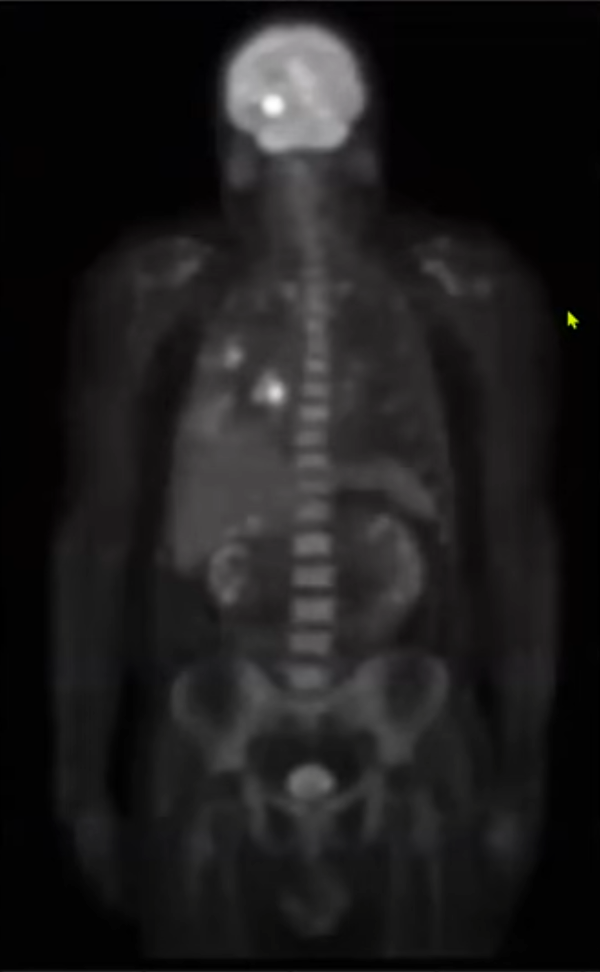
#> input picture flaskr/tools/sk_image/holimorfic.png, 600 x 972 px, found by its file name
$ python holimorfic.py
#> lines starting #> are read from the running program, lines starting #| are printed output that depends on the picture
import numpy as np
import cv2
from matplotlib import pyplot as plt
# from scipy.fft import fft, ifft, fft2, ifft2

gray_img = cv2.imread('flaskr/tools/sk_image/holimorfic.png', cv2.IMREAD_GRAYSCALE)
#> gray_img: shape (972, 600); min 0, max 255, mean 28.1
#Load the image 'me2.jpg' in grayscale
# gray_img = cv2.imread(r'C:\pyProj\yaniv\test\holimorfic.png', 0) # Read the image in grayscale
#Homomorphic filter function
def homomorphic_filter(image, d0=20, rL=0.5, rH=0.5):
    #Convert the image to logarithmic space
#> called with d0 = 20, rL = 0.5, rH = 0.5
    img_log = np.log1p(np.array(image, dtype="float"))
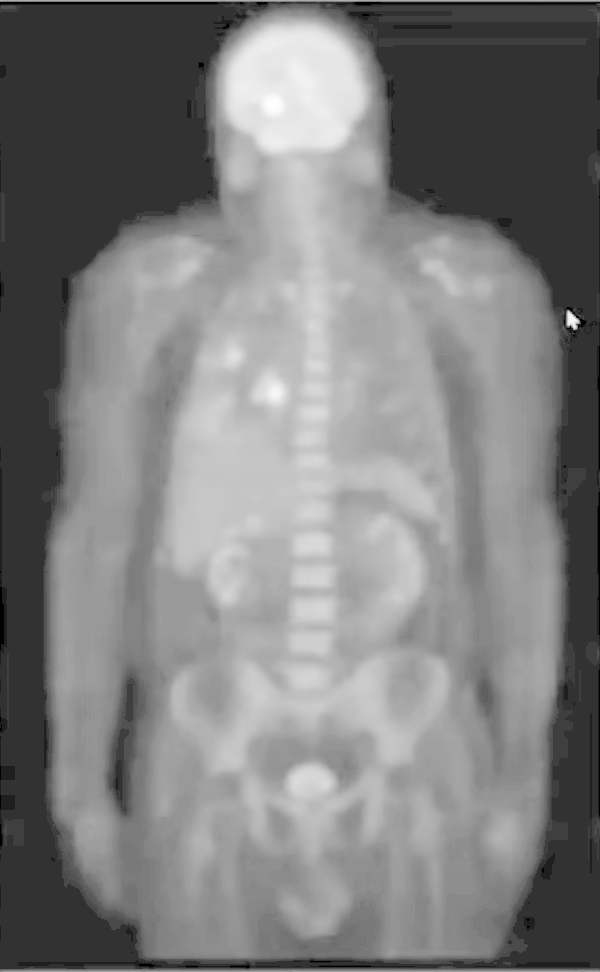
#> img_log: shape (972, 600) float64; min 0, max 5.55, mean 2.75; drawn with min black and max white
    # Perform Fourier transform
    dft = np.fft.fft2(img_log)
    dft_shift = np.fft.fftshift(dft)
    #Get the image dimensions
    rows, cols= image.shape
#> rows = 972; cols = 600
    crow, ccol = rows // 2, cols // 2
#> crow = 486; ccol = 300
    #Create a mask for filtering
    mask = np.ones((rows, cols), dtype=np.float32)
    for i in range(rows):
        for j in range(cols):
            d = np.sqrt((i - crow)**2 +(j - ccol)**2)
            mask[i, j] = (rH-rL) * (1 - np.exp(-((d**2) / (d0**2)))) + rL
#> mask: shape (972, 600) float32; every value is 0.5
    #Apply the filter to the fre frequency image
    dft_shift = dft_shift * mask
    #Perform the inverse Fourier transform
    dft_ishift = np.fft.ifftshift(dft_shift)
    img_back = np.fft.ifft2(dft_ishift)
    img_back = np.abs(img_back)
    #Convert back from logarithmic space
    img_homomorphic = np.expm1(img_back) # Exponential transformation
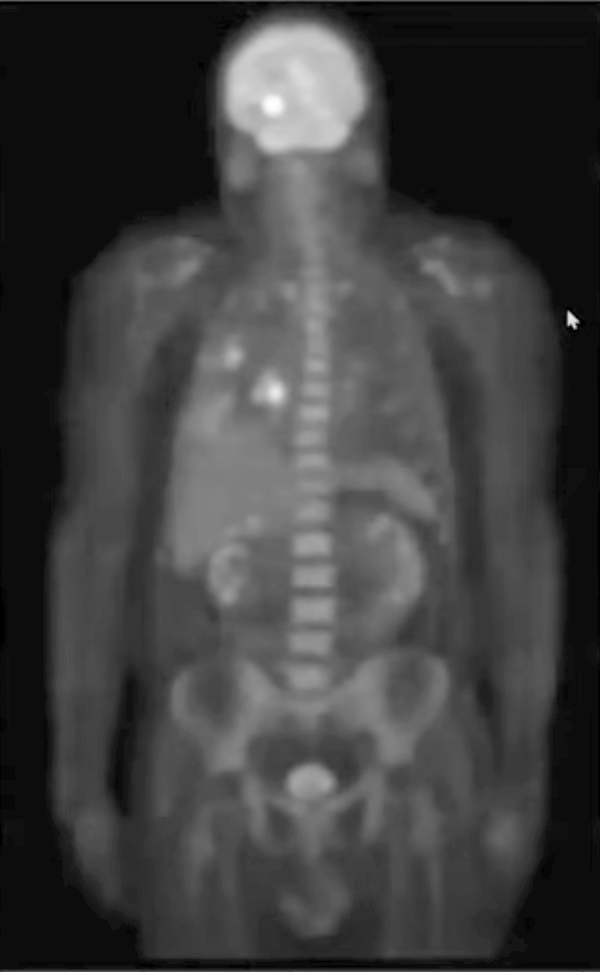
#> img_homomorphic: shape (972, 600) float64; min 2.18e-18, max 15, mean 3.71; drawn with min black and max white
    #Normalize the result for displaying
    img_homomorphic = cv2.normalize(img_homomorphic, None, 0, 255, cv2.NORM_MINMAX)
    img_homomorphic = np.uint8(img_homomorphic)
    return img_homomorphic
#Apply the homomorphic filter to the image
filtered_image = homomorphic_filter(gray_img)
#Display the original and filtered images
plt.figure(figsize=(10, 5))
plt.subplot(121), plt.imshow(gray_img, cmap='gray'), plt.title('Original')
plt.subplot(122), plt.imshow(filtered_image, cmap='gray'), plt.title('Homomorphic Filter')
plt.show()
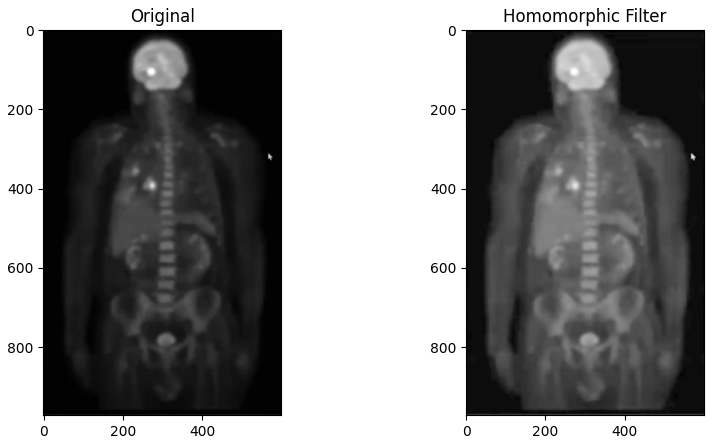
#> figure drawn by matplotlib, 2 panels
